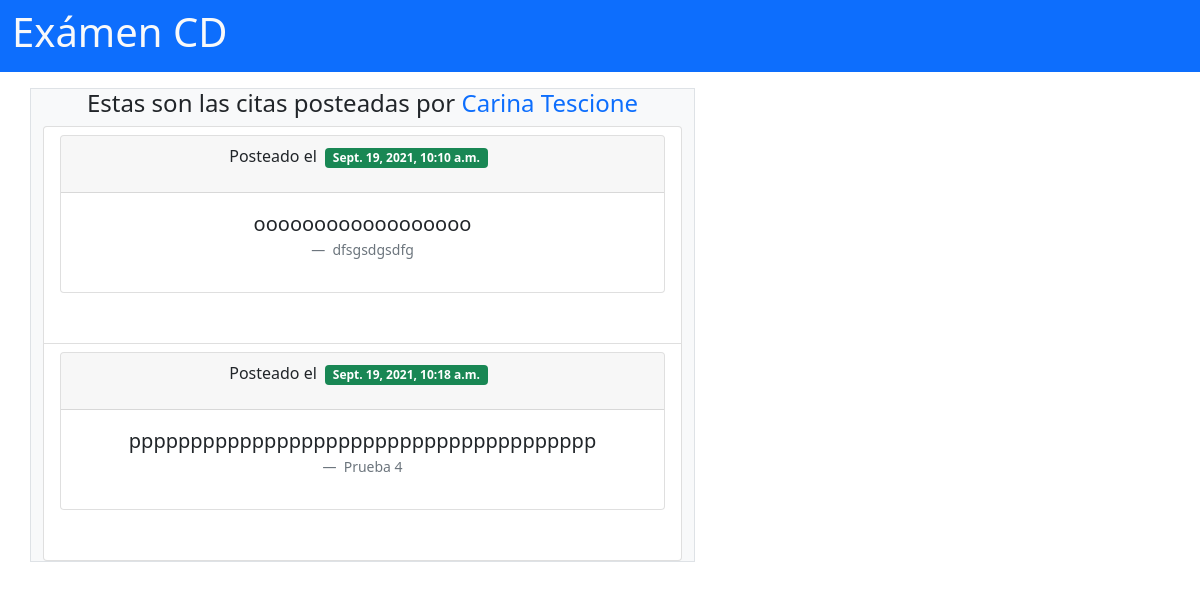
Page /user/4/ on the committed database.
### app/models.py (models this page shows, shortened)
class User(models.Model):
    CHOICES = (
        ("user", 'User'),
        ("admin", 'Admin')
    )
    name = models.CharField(max_length=100)
    email = models.EmailField(max_length=255, unique=True)
    role = models.CharField(max_length=255, choices=CHOICES)
    password = models.CharField(max_length=70)
    created_at = models.DateTimeField(auto_now_add=True)
    updated_at = models.DateTimeField(auto_now=True)
    objects = UserManager()
    def __str__(self):
        return f"{self.name}"

class Cita(models.Model):
    cita= models.CharField(max_length=255)
    autor =models.CharField(max_length=255)
    user = models.ForeignKey(User,related_name = "citas", on_delete = models.CASCADE)
    created_at = models.DateTimeField(auto_now_add=True)
    updated_at = models.DateTimeField(auto_now=True)

### app/views.py (the view, shortened to what this page needs)
# urls.py: path('user/<int:num>/', views.cita_usuario)
def cita_usuario(request, num):
    if request.method == 'GET':
        citauser = Cita.objects.filter(user__id = num)
        usuariocita = User.objects.get(id= num)
        context = {
            'cita_list': citauser,
            'usuario': usuariocita
        }
        return render(request, 'citasdeusuario.html', context)

### app/templates/citasdeusuario.html (shortened to what this page needs)
{% extends "sin_nav.html" %}
{% block contenido %}
<div class="row justify-content-between">
  <div class="col-12 col-md-7 bg-light mt-3 border border-radius">
    <h4 class="text-center">Estas son las citas posteadas por <span class=" text-primary">{{usuario}}</span></h4>
    <ul class="mt-2 list-group">
      {% for cita in cita_list %}
      <li class="list-group-item">
        <div id="quote" class="col bordered" style="min-height: 200px; overflow: auto">
          <div class="card text-center">
            <div class="card-header">
              <p class="me-2 ">Posteado el <span class=" ms-1 badge bg-success">{{cita.created_at}}</span></p>
            </div>
            <div class="card-body">
              <figure class="text-center">
                <blockquote class="blockquote">
                  <p class="text-break">{{cita.cita}}</p>
                </blockquote>
                <figcaption class="blockquote-footer">
                  {{cita.autor}} <cite title="Source Title"></cite>
                </figcaption>
              </figure>
            </div>
          </div>
        </div>
      </li class="mb-2">
      {% endfor %}
    </ul>
  </div>
</div>
{% endblock %}

### app/static/css/styles.css (style rules this page uses)
#quote { height: 30px; border-radius: 2px; }

### rows in the picture
User: name "Carina Tescione"
Cita: created_at "Sept. 19, 2021, 10:10 a.m.", cita "oooooooooooooooooo", autor "dfsgsdgsdfg"
Cita: created_at "Sept. 19, 2021, 10:18 a.m.", cita "pppppppppppppppppppppppppppppppppppppp", autor "Prueba 4"
